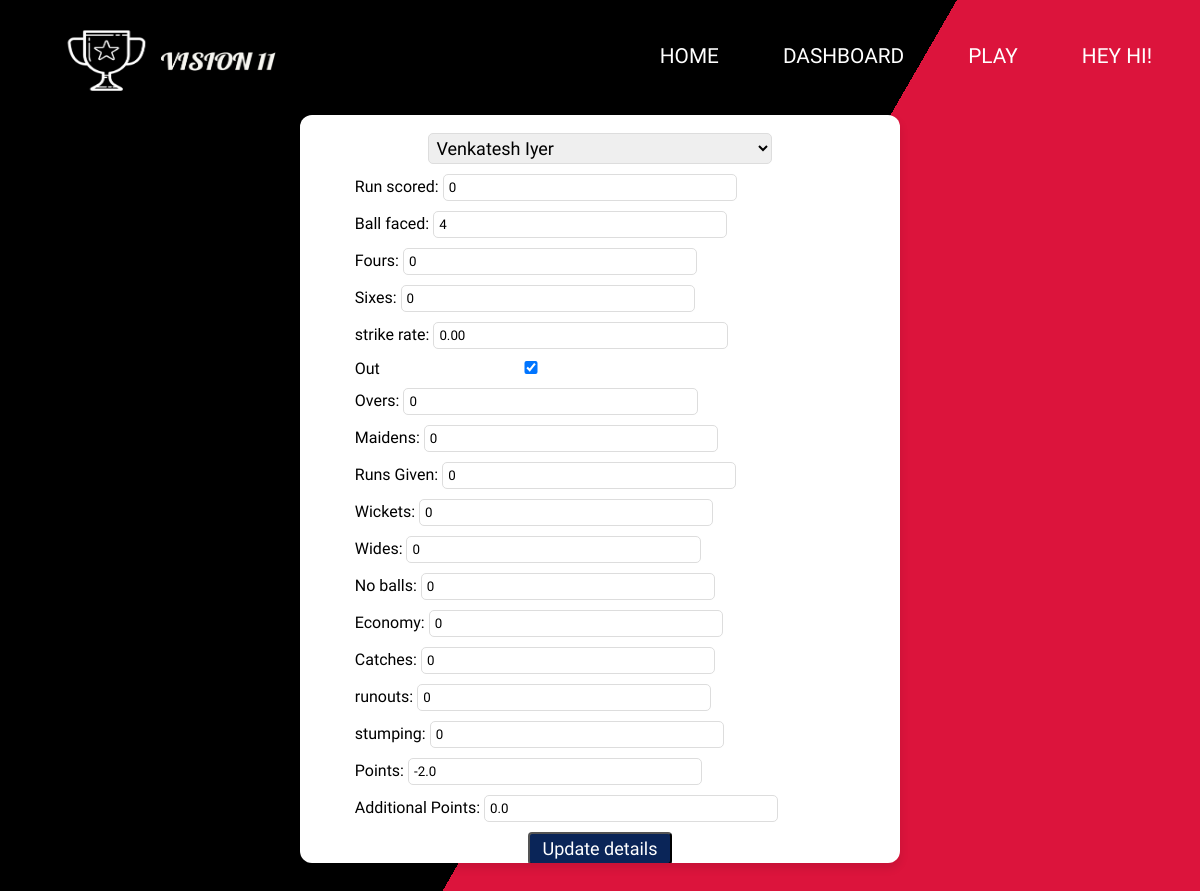
/playermatchdata/match=1 (signed in), run on an earlier commit of the app's database.
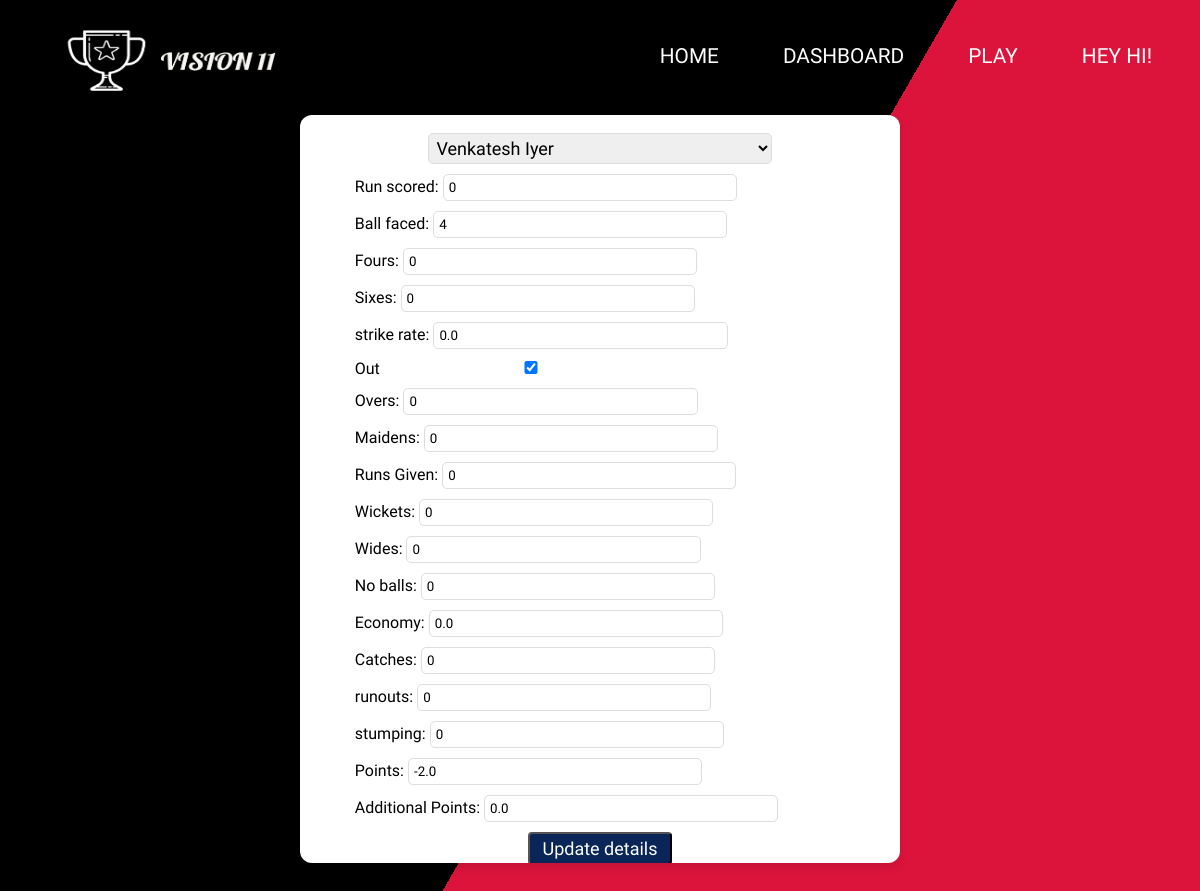
And on a later commit of the database.
### mainAPP/models.py (models this page shows, shortened)
class PlayersMatchData(models.Model):
    pid = models.ForeignKey(
        Player,
        on_delete=models.CASCADE
    )
    match_url = models.ForeignKey(
        Match,
        on_delete=models.Case
    )
    runsScored = models.IntegerField(default=0)
    ballsFaced = models.IntegerField(default=0)
    fours = models.IntegerField(default=0)
    sixes = models.IntegerField(default=0)
    strikeRate = models.FloatField(default=0)
    out = models.BooleanField(
        default=False
    )
    overs = models.FloatField(default=0)
    maidens = models.IntegerField(default=0)
    runsGiven = models.IntegerField(default=0)
    wickets = models.IntegerField(default=0)
    wides = models.IntegerField(default=0)
    noBalls = models.IntegerField(default=0)
    economy = models.FloatField(default=0)
    catches = models.IntegerField(
        default=0
    )
    runouts = models.IntegerField(
        default=0
    )
    stumpings = models.IntegerField(
        default=0
    )
    points = models.FloatField(
        default=0
    )
    additional_points = models.FloatField(
        default=0
    )

### mainAPP/views.py (the view)
# urls.py: path('playermatchdata/match=<int:mid>',views.RenderPlayerMatchData),
@login_required(login_url='/accounts/login')
def RenderPlayerMatchData(request,mid):
    try:
        if request.user.is_staff:
            return vision11_render().render_player_matchdata(request,mid)
        return redirect('/')
    except Exception as e:
        return redirect('/staff')

### mainAPP/repository.py (called while the page is built)
    def render_player_matchdata(self,request,mid):
        try:
            match = Match.objects.get(id=mid)
        except:
            return HttpResponseBadRequest('Match does not Exists!!')
        get_players = PlayersMatchData.objects.filter(match_url=match)
        return render(request,'playermatchdata.html',{'players_data':get_players})

### usermanagerAPP/models.py (called while the page is built)
    @property
    def is_staff(self):
        return self.staff

### templates/playermatchdata.html (shortened to what the changed rows need)
{% load static %}
<!DOCTYPE html>
<html lang="en">
<head>
    <link rel="stylesheet" href="{% static 'css/playermatchdata.css' %}">
    <link rel="stylesheet" href="https://stackpath.bootstrapcdn.com/font-awesome/4.7.0/css/font-awesome.min.css">
    <link rel="stylesheet" href="{% static 'css/navbar.css' %}">
</head>
<body>
    <div class="multicolorbg">
        <div class="box" id="box">
            {% for players in players_data %}
            <form class="suggestion_form"  id="player{{ players.pid.pid }}" action="/updateplayermatchdata/match={{ players.match_url.id }}/player={{ players.pid.pid }}" method="post">
                <div >
                  <div class="form_">
                    <div class="runs">
                    <label class="input_title">Run scored: </label>
                      <input placeholder="Run Scored" name="runs" value={{ players.runsScored }}>
                    </div>
                    <div class="balls">
                        <label class="input_title">Ball faced: </label>
                      <input placeholder="Balls" name="balls_faces" value={{ players.ballsFaced }}>
                    </div>
                    <div class="fours">
                        <label class="input_title">Fours: </label>
                      <input placeholder="fours" name="fours" value = {{ players.fours }}>
                    </div>
                    <div class="sixes">
                        <label class="input_title">Sixes: </label>
                      <input placeholder="sixes" name="sixes" value = {{ players.sixes }}>
                    </div>
                    <div class="stiker">
                        <label class="input_title">strike rate: </label>
                      <input placeholder="stikr_rate" name="strike_rate" value = {{ players.strikeRate }}>
                    </div>
                    <div class="stiker">
                        <label class="input_title">Out</label>
                        {% if players.out %}
                        <input type="checkbox" placeholder="stikr_rate" name="out" checked>
                        {% else %}
                        <input type="checkbox" placeholder="stikr_rate" name="out" >
                        {% endif %}
                    </div>
                    <div class="overs">
                        <label class="input_title">Overs: </label>
                      <input placeholder="overs" name="overs" value = {{ players.overs }}>
                    </div>
                    <div class="maidens">
                        <label class="input_title">Maidens: </label>
                      <input placeholder="maiden" name="maiden" value = {{ players.maidens }}>
                    </div>
                    <div class="runsgiven">
                        <label class="input_title">Runs Given: </label>
                        <input placeholder="runs_given" name="runs_given" value = {{ players.runsGiven }}>
                    </div>
                    <div class="wickets">
                        <label class="input_title">Wickets: </label>
                      <input placeholder="wicket" name="wicket" value = {{ players.wickets }}>
                    </div>
                    <div class="wides">
                        <label class="input_title">Wides: </label>
                      <input placeholder="wides" name="wides" value = {{ players.wides }}>
                    </div>
                    <div class="noballs">
                        <label class="input_title">No balls: </label>
                      <input placeholder="no_balls" name="no_balls" value = {{ players.noBalls }}>
                    </div>
                    <div class="economy">
                        <label class="input_title">Economy: </label>
                      <input placeholder="economy" name="economy" value = {{ players.economy }}>
                    </div>
                    <div class="catches">
                        <label class="input_title">Catches: </label>
                      <input placeholder="catches" name="catches" value = {{ players.catches }}>
                    </div>
                    <div class="runouts">
                        <label class="input_title">runouts: </label>
                      <input placeholder="runouts" name="runouts" value = {{ players.runouts }}>
                    </div>
                    <div class="stumping">
                        <label class="input_title">stumping: </label>
                      <input placeholder="stumping" name="stumping" value = {{ players.stumpings }}>
                    </div>
                    <div class="points">
                        <label class="input_title">Points: </label>
                      <input placeholder="points" name="points" value = {{ players.points }}>
                    </div>
                    <div class="addpoints">
                        <label class="input_title">Additional Points: </label>
                      <input placeholder="add points" name="add_points" value = {{ players.additional_points }}>
                    </div>
                  <div class="createbutton">
                    <button type="submit">Update details</button>
                  </div>
              </div>
        </div>
            </form>
        {% endfor %}
    </div>
</body>
</html>

What changed in the data, as far as the page shows it:
changed PlayersMatchData: strike_rate "0.00" → "0.0"; economy "0" → "0.0"
